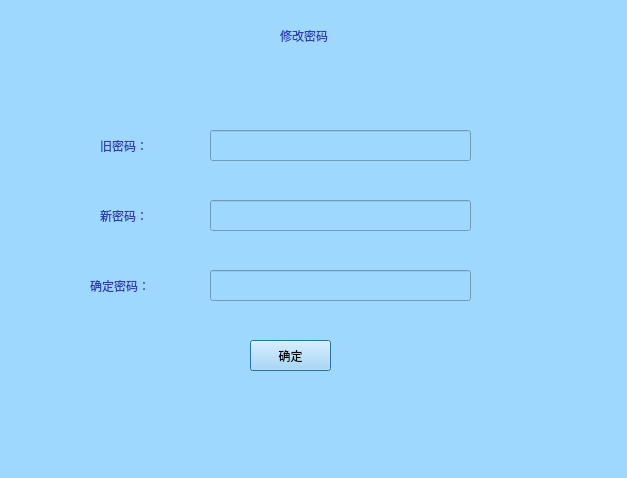
<?xml version="1.0" encoding="UTF-8"?>
<ui version="4.0">
 <class>changecode</class>
 <widget class="QDialog" name="changecode">
  <property name="geometry">
   <rect>
    <x>0</x>
    <y>0</y>
    <width>627</width>
    <height>478</height>
   </rect>
  </property>
  <property name="windowTitle">
   <string>修改密码</string>
  </property>
  <property name="styleSheet">
   <string notr="true">background-color: rgb(158, 216, 255);</string>
  </property>
  <widget class="QLineEdit" name="lineEdit">
   <property name="geometry">
    <rect>
     <x>210</x>
     <y>130</y>
     <width>261</width>
     <height>31</height>
    </rect>
   </property>
  </widget>
  <widget class="QLabel" name="label_2">
   <property name="geometry">
    <rect>
     <x>100</x>
     <y>200</y>
     <width>91</width>
     <height>31</height>
    </rect>
   </property>
   <property name="styleSheet">
    <string notr="true">color: rgb(48, 60, 175);
font: 87 9pt &quot;Arial&quot;;
font: 14pt &quot;Arial&quot;;
font: 10pt &quot;华文新魏&quot;;
font: 11pt &quot;Arial&quot;;
font: 11pt &quot;华文新魏&quot;;</string>
   </property>
   <property name="text">
    <string>新密码：</string>
   </property>
  </widget>
  <widget class="QLabel" name="label_9">
   <property name="geometry">
    <rect>
     <x>280</x>
     <y>0</y>
     <width>111</width>
     <height>71</height>
    </rect>
   </property>
   <property name="styleSheet">
    <string notr="true">color: rgb(48, 60, 175);
font: 87 9pt &quot;Arial&quot;;
font: 14pt &quot;Arial&quot;;
font: 10pt &quot;华文新魏&quot;;
font: 11pt &quot;Arial&quot;;
font: 11pt &quot;华文新魏&quot;;</string>
   </property>
   <property name="text">
    <string>修改密码</string>
   </property>
  </widget>
  <widget class="QLineEdit" name="lineEdit_2">
   <property name="geometry">
    <rect>
     <x>210</x>
     <y>200</y>
     <width>261</width>
     <height>31</height>
    </rect>
   </property>
  </widget>
  <widget class="QLabel" name="label">
   <property name="geometry">
    <rect>
     <x>100</x>
     <y>130</y>
     <width>91</width>
     <height>31</height>
    </rect>
   </property>
   <property name="styleSheet">
    <string notr="true">color: rgb(48, 60, 175);
font: 87 9pt &quot;Arial&quot;;
font: 14pt &quot;Arial&quot;;
font: 10pt &quot;华文新魏&quot;;
font: 11pt &quot;Arial&quot;;
font: 11pt &quot;华文新魏&quot;;</string>
   </property>
   <property name="text">
    <string>旧密码：</string>
   </property>
  </widget>
  <widget class="QLineEdit" name="lineEdit_3">
   <property name="geometry">
    <rect>
     <x>210</x>
     <y>270</y>
     <width>261</width>
     <height>31</height>
    </rect>
   </property>
  </widget>
  <widget class="QPushButton" name="pushButton">
   <property name="geometry">
    <rect>
     <x>250</x>
     <y>340</y>
     <width>81</width>
     <height>31</height>
    </rect>
   </property>
   <property name="text">
    <string>确定</string>
   </property>
  </widget>
  <widget class="QLabel" name="label_3">
   <property name="geometry">
    <rect>
     <x>90</x>
     <y>260</y>
     <width>101</width>
     <height>51</height>
    </rect>
   </property>
   <property name="styleSheet">
    <string notr="true">color: rgb(48, 60, 175);
font: 87 9pt &quot;Arial&quot;;
font: 14pt &quot;Arial&quot;;
font: 10pt &quot;华文新魏&quot;;
font: 11pt &quot;Arial&quot;;
font: 11pt &quot;华文新魏&quot;;</string>
   </property>
   <property name="text">
    <string>确定密码：</string>
   </property>
  </widget>
 </widget>
 <resources/>
 <connections/>
</ui>
